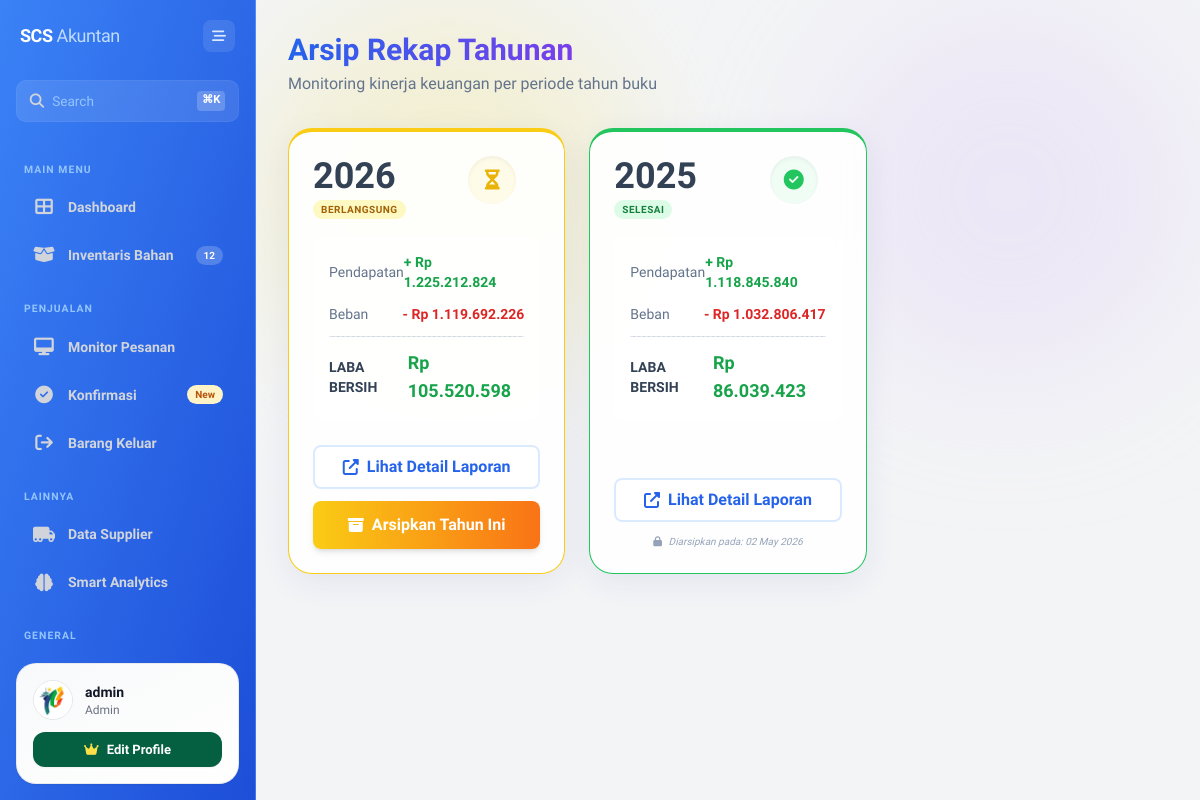
Page /rekap_tahunan.php (signed in) on the committed database.
### tables this page shows
CREATE TABLE `rekap_tahunan` (
  `id` int NOT NULL,
  `tahun` int NOT NULL,
  `pendapatan` decimal(15,2) DEFAULT '0.00',
  `beban` decimal(15,2) DEFAULT '0.00',
  `laba_bersih` decimal(15,2) DEFAULT '0.00',
  `status` enum('Berlangsung','Selesai') DEFAULT 'Berlangsung',
  `tgl_tutup` datetime DEFAULT NULL
);

### fungsi_akuntansi.php (called while the page is built, shortened)
<?php
if (!function_exists('formatRupiah')) {
    function formatRupiah($angka) {
        return 'Rp ' . number_format($angka, 0, ',', '.');
    }
}
?>

### rekap_tahunan.php (the view, shortened to what this page needs)
<?php
include 'koneksi.php';
include 'fungsi_akuntansi.php';
$data_rekap = [];
$q = mysqli_query($koneksi, "SELECT * FROM rekap_tahunan ORDER BY tahun DESC");
while($r = mysqli_fetch_assoc($q)) {
    $thn = $r['tahun'];
    $q_inc = mysqli_query($koneksi, "SELECT SUM(kredit - debit) as val FROM jurnal_umum WHERE kode_akun LIKE '4%' AND YEAR(tanggal) = '$thn' AND no_reff NOT LIKE 'CLS%'");
    $pendapatan_live = mysqli_fetch_assoc($q_inc)['val'];
    $r['pendapatan'] = ($pendapatan_live === null) ? 0 : $pendapatan_live;
    $q_exp = mysqli_query($koneksi, "SELECT SUM(debit - kredit) as val FROM jurnal_umum WHERE (kode_akun LIKE '5%' OR kode_akun LIKE '6%') AND YEAR(tanggal) = '$thn' AND no_reff NOT LIKE 'CLS%'");
    $beban_live = mysqli_fetch_assoc($q_exp)['val'];
    $r['beban'] = ($beban_live === null) ? 0 : $beban_live;
    $r['laba_bersih'] = $r['pendapatan'] - $r['beban'];
    $data_rekap[] = $r;
}
?>
<!DOCTYPE html>
<html lang="id">
<head>
    <script src="https://cdn.tailwindcss.com"></script>
    <link rel="stylesheet" href="https://cdnjs.cloudflare.com/ajax/libs/font-awesome/6.5.0/css/all.min.css">
</head>
<body class="text-slate-800">
    <?php include 'sidebar.php'; ?>
    <div class="md:ml-64 min-h-screen p-6 md:p-8 transition-all duration-300 relative overflow-hidden">
        <div class="absolute top-0 right-0 w-96 h-96 bg-purple-200 rounded-full mix-blend-multiply filter blur-3xl opacity-30 animate-blob animation-delay-2000"></div>
        <div class="relative z-10 mb-8 flex justify-between items-end">
            <div>
                <h1 class="text-3xl font-bold bg-clip-text text-transparent bg-gradient-to-r from-blue-600 to-purple-600">Arsip Rekap Tahunan</h1>
                <p class="text-slate-500 mt-1">Monitoring kinerja keuangan per periode tahun buku</p>
            </div>
        </div>
        <div class="relative z-10 grid grid-cols-1 md:grid-cols-2 lg:grid-cols-3 gap-6">
            <?php foreach($data_rekap as $data): ?>
            <div class="glass-card p-6 border-t-4 <?= ($data['status']=='Berlangsung') ? 'border-yellow-400' : 'border-green-500' ?> transition hover:-translate-y-1 hover:shadow-xl flex flex-col h-full justify-between relative group">
                <div>
                    <div class="flex justify-between items-start mb-4">
                        <div>
                            <h2 class="text-4xl font-bold text-slate-700"><?= $data['tahun'] ?></h2>
                            <span class="text-[10px] px-2 py-1 rounded-full font-bold uppercase tracking-wider <?= ($data['status']=='Berlangsung') ? 'bg-yellow-100 text-yellow-700' : 'bg-green-100 text-green-700' ?>">
                                <?= $data['status'] ?>
                            </span>
                        </div>
                        <div class="w-12 h-12 rounded-full <?= ($data['status']=='Berlangsung') ? 'bg-yellow-50' : 'bg-green-50' ?> flex items-center justify-center text-xl shadow-inner mr-6">
                            <i class="fas <?= ($data['status']=='Berlangsung') ? 'fa-hourglass-half text-yellow-500' : 'fa-check-circle text-green-500' ?>"></i>
                        </div>
                    </div>
                    <div class="space-y-3 mb-6 bg-white/50 p-4 rounded-xl">
                        <div class="flex justify-between text-sm items-center">
                            <span class="text-slate-500 font-medium">Pendapatan</span>
                            <span class="font-bold text-green-600">+ <?= formatRupiah($data['pendapatan']) ?></span>
                        </div>
                        <div class="flex justify-between text-sm items-center">
                            <span class="text-slate-500 font-medium">Beban</span>
                            <span class="font-bold text-red-600">- <?= formatRupiah($data['beban']) ?></span>
                        </div>
                        <div class="h-px bg-slate-300 my-2 border-dashed border-t"></div>
                        <div class="flex justify-between items-center">
                            <span class="font-bold text-slate-700 text-sm uppercase">Laba Bersih</span>
                            <span class="font-bold text-lg <?= ($data['laba_bersih']>=0)?'text-green-600':'text-red-600' ?>">
                                <?= formatRupiah($data['laba_bersih']) ?>
                            </span>
                        </div>
                    </div>
                </div>
                <div class="space-y-3">
                    <a href="laba_rugi.php?tgl_mulai=<?= $data['tahun'] ?>-01-01&tgl_selesai=<?= $data['tahun'] ?>-12-31" target="_blank"
                       class="w-full py-2 rounded-lg border-2 border-blue-100 hover:border-blue-500 text-blue-600 hover:text-blue-700 font-bold transition flex justify-center items-center gap-2 bg-white">
                        <i class="fas fa-external-link-alt"></i> Lihat Detail Laporan
                    </a>
                    <?php if ($data['status'] == 'Berlangsung'): ?>
                        <form method="POST" onsubmit="return confirm('ARSIPKAN TAHUN <?= $data['tahun'] ?>?\n\n- Data angka akan dikunci.\n- Status berubah jadi Selesai.')">
                            <button type="submit" name="selesaikan_tahun" class="w-full py-3 rounded-lg bg-gradient-to-r from-yellow-400 to-orange-500 hover:from-yellow-500 hover:to-orange-600 text-white font-bold shadow-md hover:shadow-lg transition flex justify-center items-center gap-2">
                                <i class="fas fa-archive"></i> Arsipkan Tahun Ini
                            </button>
                        </form>
                    <?php else: ?>
                        <div class="text-center">
                            <p class="text-[10px] text-slate-400 italic">
                                <i class="fas fa-lock mr-1"></i> Diarsipkan pada: <?= date('d M Y', strtotime($data['tgl_tutup'])) ?>
                            </p>
                        </div>
                    <?php endif; ?>
                </div>
            </div>
            <?php endforeach; ?>
        </div>
    </div>
</body>
</html>

### rekap_tahunan.php (style rules this page uses)
body { font-family: 'Poppins', sans-serif; background-color: #F3F4F6; }
.glass-card { background: rgba(255, 255, 255, 0.9); backdrop-filter: blur(12px); border-radius: 1.5rem; box-shadow: 0 8px 32px rgba(31, 38, 135, 0.07); border: 1px solid rgba(255,255,255,0.6); }
.animate-blob { animation: blob 7s infinite; }
.animation-delay-2000 { animation-delay: 2s; }

### sidebar.php (style rules this page uses)
* { margin: 0; padding: 0; -webkit-tap-highlight-color: transparent; box-sizing: border-box; font-family: 'Google Sans', sans-serif; }

### rows in the picture
rekap_tahunan: tahun "2026", status "BERLANGSUNG", pendapatan "Rp 1.225.212.824", beban "Rp 1.119.692.226", laba_bersih "Rp 105.520.598"
rekap_tahunan: tahun "2025", status "SELESAI", pendapatan "Rp 1.118.845.840", beban "Rp 1.032.806.417", laba_bersih "Rp 86.039.423", tgl_tutup "02 May 2026"

### other values in the picture
$user_nama "admin"
$user_role "Admin"
